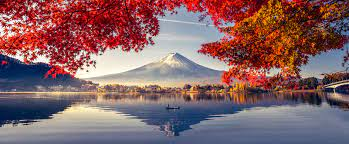
#> input picture Smooth&Sharp/image.jpg, 349 x 144 px
$ python sharp.py
#> lines starting #> are read from the running program, lines starting #| are printed output that depends on the picture
import cv2
import numpy as np

img = cv2.imread('image.jpg')
#> img is the input picture: shape (144, 349, 3); mean B, G, R 101.2, 98.1, 133.7
# Laplacian Filters
# [(1,1,1),(1,-8,1),(1,1,1)]
mask1 = np.ones([3,3], dtype=int)
mask1[1][1] = -8

# [(0,1,0),(1,-4,1),(0,1,0)]
mask2 = np.zeros([3,3], dtype=int)
mask2[1][1] = -4
mask2[1][0]=mask2[0][1]=mask2[2][0]=mask2[0][2]=1

def filter(img1, mask):
    m, n = img1.shape
    img_new = np.zeros([m, n])
    for i in range(1, m-1):
        for j in range(1, n-1):
            temp = img1[i-1, j-1]*mask[0, 0]+img1[i-1, j]*mask[0, 1]+img1[i-1, j + 1]*mask[0, 2]+img1[i, j-1]*mask[1, 0]+ img1[i, j]*mask[1, 1]+img1[i, j + 1]*mask[1, 2]+img1[i + 1, j-1]*mask[2, 0]+img1[i + 1, j]*mask[2, 1]+img1[i + 1, j + 1]*mask[2, 2]
            img_new[i, j]= temp
    return img_new


r,g,b = cv2.split(img)
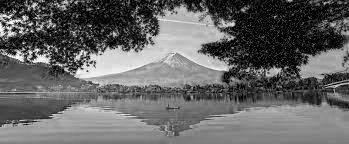
#> r: shape (144, 349); min 0, max 255, mean 101.2
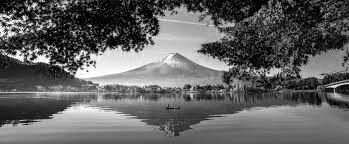
#> g: shape (144, 349); min 0, max 255, mean 98.1
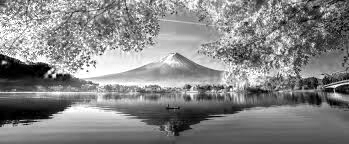
#> b: shape (144, 349); min 0, max 255, mean 133.7

R1 = filter(r, mask1); G1 = filter(g, mask1); B1 = filter(b, mask1)
sharp1 = cv2.merge((R1,G1,B1))

R2 = filter(r, mask2); G2 = filter(g, mask2); B2 = filter(b, mask2)
#> after the loop in filter (call 4), `for i in range(1, m-1):`:
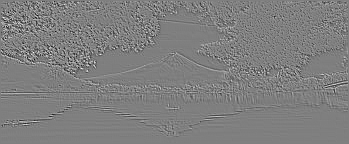
#> img_new: shape (144, 349) float64; min -653, max 655, mean -0.6; drawn with min black and max white
#> after the loop in filter (call 6), `for i in range(1, m-1):`:
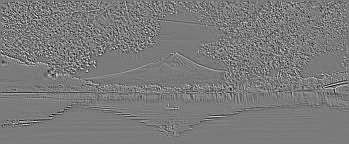
#> img_new: shape (144, 349) float64; min -536, max 578, mean 0.5; drawn with min black and max white
sharp2 = cv2.merge((R2,G2,B2))

cv2.imwrite('sharp1.jpg',sharp1)
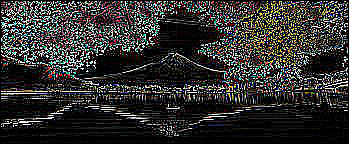
#> saved as sharp1.jpg: shape (144, 349, 3); mean B, G, R 45.6, 47.2, 47.6
#cv2.imshow('', sharp1)
cv2.waitKey(0)
cv2.imwrite('sharp2.jpg',sharp2)
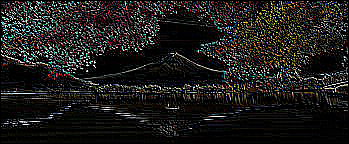
#> saved as sharp2.jpg: shape (144, 349, 3); mean B, G, R 27.1, 28.7, 29.9
#cv2.imshow('', sharp2)
cv2.waitKey(0)
cv2.destroyAllWindows()
